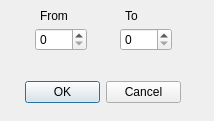
<?xml version="1.0" encoding="UTF-8"?>
<ui version="4.0">
 <class>DualSpin</class>
 <widget class="QDialog" name="DualSpin">
  <property name="geometry">
   <rect>
    <x>0</x>
    <y>0</y>
    <width>214</width>
    <height>121</height>
   </rect>
  </property>
  <property name="windowTitle">
   <string>Dialog</string>
  </property>
  <widget class="QDialogButtonBox" name="buttonBox">
   <property name="geometry">
    <rect>
     <x>25</x>
     <y>76</y>
     <width>156</width>
     <height>32</height>
    </rect>
   </property>
   <property name="orientation">
    <enum>Qt::Horizontal</enum>
   </property>
   <property name="standardButtons">
    <set>QDialogButtonBox::Cancel|QDialogButtonBox::Ok</set>
   </property>
  </widget>
  <widget class="QSpinBox" name="spinFrom">
   <property name="geometry">
    <rect>
     <x>35</x>
     <y>28</y>
     <width>52</width>
     <height>23</height>
    </rect>
   </property>
  </widget>
  <widget class="QSpinBox" name="spinTo">
   <property name="geometry">
    <rect>
     <x>120</x>
     <y>28</y>
     <width>52</width>
     <height>23</height>
    </rect>
   </property>
  </widget>
  <widget class="QLabel" name="labelFrom">
   <property name="geometry">
    <rect>
     <x>40</x>
     <y>8</y>
     <width>41</width>
     <height>16</height>
    </rect>
   </property>
   <property name="text">
    <string>From</string>
   </property>
  </widget>
  <widget class="QLabel" name="labelTo">
   <property name="geometry">
    <rect>
     <x>125</x>
     <y>8</y>
     <width>36</width>
     <height>16</height>
    </rect>
   </property>
   <property name="text">
    <string>To</string>
   </property>
  </widget>
 </widget>
 <resources/>
 <connections>
  <connection>
   <sender>buttonBox</sender>
   <signal>accepted()</signal>
   <receiver>DualSpin</receiver>
   <slot>accept()</slot>
   <hints>
    <hint type="sourcelabel">
     <x>248</x>
     <y>254</y>
    </hint>
    <hint type="destinationlabel">
     <x>157</x>
     <y>274</y>
    </hint>
   </hints>
  </connection>
  <connection>
   <sender>buttonBox</sender>
   <signal>rejected()</signal>
   <receiver>DualSpin</receiver>
   <slot>reject()</slot>
   <hints>
    <hint type="sourcelabel">
     <x>316</x>
     <y>260</y>
    </hint>
    <hint type="destinationlabel">
     <x>286</x>
     <y>274</y>
    </hint>
   </hints>
  </connection>
 </connections>
</ui>
